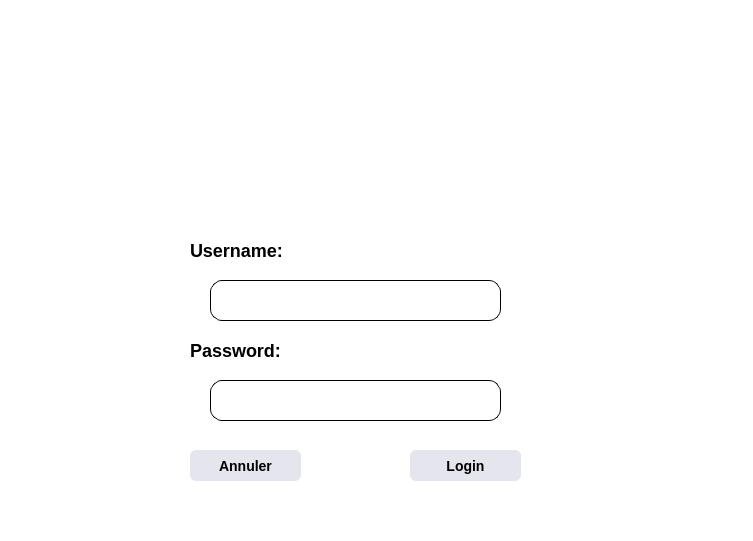
<?xml version="1.0" encoding="UTF-8"?>
<ui version="4.0">
 <class>login</class>
 <widget class="QDialog" name="login">
  <property name="geometry">
   <rect>
    <x>0</x>
    <y>0</y>
    <width>753</width>
    <height>541</height>
   </rect>
  </property>
  <property name="windowTitle">
   <string>Dialog</string>
  </property>
  <property name="styleSheet">
   <string notr="true">background-color: rgb(255, 255, 255);</string>
  </property>
  <widget class="QPushButton" name="logo">
   <property name="geometry">
    <rect>
     <x>190</x>
     <y>10</y>
     <width>331</width>
     <height>231</height>
    </rect>
   </property>
   <property name="styleSheet">
    <string notr="true">#logo {
background-color: transparent;
border-image: url(:/images/logo.png);
background: none;
border: none;
background-repeat: none;
}</string>
   </property>
   <property name="text">
    <string/>
   </property>
  </widget>
  <widget class="QLineEdit" name="user">
   <property name="geometry">
    <rect>
     <x>210</x>
     <y>280</y>
     <width>291</width>
     <height>41</height>
    </rect>
   </property>
   <property name="styleSheet">
    <string notr="true">#user{

    border-style: outset;
    border-width: 1px;
    font: bold 14px;

    padding: 2px;
	border-radius:12px;
}</string>
   </property>
  </widget>
  <widget class="QLineEdit" name="pass">
   <property name="geometry">
    <rect>
     <x>210</x>
     <y>380</y>
     <width>291</width>
     <height>41</height>
    </rect>
   </property>
   <property name="styleSheet">
    <string notr="true">#pass{

    border-style: outset;
    border-width: 1px;
    font: bold 14px;

    padding: 2px;
	border-radius:12px;
}</string>
   </property>
   <property name="echoMode">
    <enum>QLineEdit::Password</enum>
   </property>
  </widget>
  <widget class="QLabel" name="label">
   <property name="geometry">
    <rect>
     <x>190</x>
     <y>240</y>
     <width>121</width>
     <height>21</height>
    </rect>
   </property>
   <property name="styleSheet">
    <string notr="true">font-size: 18px;
color: rgb(0, 0, 0);
font:bold;</string>
   </property>
   <property name="text">
    <string>Username:</string>
   </property>
  </widget>
  <widget class="QLabel" name="label_2">
   <property name="geometry">
    <rect>
     <x>190</x>
     <y>340</y>
     <width>101</width>
     <height>21</height>
    </rect>
   </property>
   <property name="styleSheet">
    <string notr="true">font-size: 18px;
color: rgb(0, 0, 0);
font:bold;</string>
   </property>
   <property name="text">
    <string>Password:</string>
   </property>
  </widget>
  <widget class="QPushButton" name="loggin">
   <property name="geometry">
    <rect>
     <x>410</x>
     <y>450</y>
     <width>111</width>
     <height>31</height>
    </rect>
   </property>
   <property name="styleSheet">
    <string notr="true">#loggin{
    background-color: #E4E5ED;
    border-style: outset;
    border-width: 0px;
    font: bold 14px;
    color:#000000;
    padding: 2px;
	border-radius:6px;
}</string>
   </property>
   <property name="text">
    <string>Login</string>
   </property>
  </widget>
  <widget class="QPushButton" name="reset">
   <property name="geometry">
    <rect>
     <x>190</x>
     <y>450</y>
     <width>111</width>
     <height>31</height>
    </rect>
   </property>
   <property name="styleSheet">
    <string notr="true">#reset{
    background-color: #E4E5ED;
    border-style: outset;
    border-width: 0px;
    font: bold 14px;
    color:#000000;
    padding: 2px;
	border-radius:6px;
}</string>
   </property>
   <property name="text">
    <string>Annuler</string>
   </property>
  </widget>
 </widget>
 <resources/>
 <connections/>
</ui>
